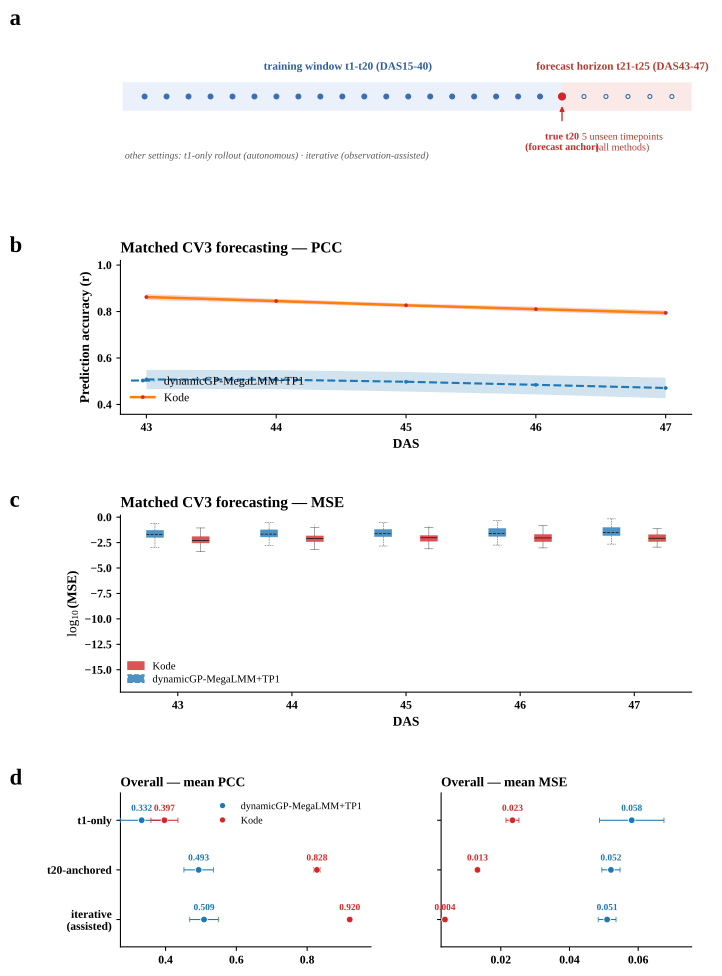

The Python source for this figure:
# -*- coding: utf-8 -*-
"""fig7_extrap_maize.py — 玉米外推 (forecasting) 主图

a  协议示意: 训练 t1-t20 (DAS15-40) / 预测 t21-t25 (DAS43-47) / 真 t20 作 forecast anchor
b  matched-CV3 forecasting PCC   —— 线 + mean±SD ribbon (SD 跨 10 fold-set)
c  matched-CV3 forecasting MSE   —— log10 分组箱线 (逐 trait, 每箱 n = 10 fold-set x 50 traits)
d  三种信息条件总体对照 (paired dot): t1-only / t20-anchored / iterative, 左 PCC 右 MSE, 误差棒 ±SD

数据 (同目录):
  fig7b_cv3_traj_pcc_mse.csv     逐 DAS 的 mean/sd (rec_tk, 两方法)
  fig7c_cv3_bytrait_mse.csv      逐 trait 的 MSE (rec_tk, 两方法)
  fig7d_overall_scenarios.csv    三条件的总体 mean/sd
输出: fig7_extrap_maize.svg (只输出 SVG)
"""
import os, numpy as np, pandas as pd, matplotlib
matplotlib.use("Agg")
import matplotlib.pyplot as plt
from matplotlib.patches import Rectangle, Patch, FancyArrowPatch
from matplotlib.lines import Line2D

HERE = os.path.dirname(os.path.abspath(__file__))
plt.rcParams.update({
    "font.family": "serif", "font.serif": ["Times New Roman", "DejaVu Serif"],
    "mathtext.fontset": "custom", "mathtext.rm": "Times New Roman",
    "mathtext.it": "Times New Roman:italic",
    "font.size": 10, "axes.titlesize": 11.5, "axes.labelsize": 10,
    "axes.linewidth": 0.8, "xtick.labelsize": 8.8, "ytick.labelsize": 8.8,
    "legend.fontsize": 8.8, "savefig.dpi": 300, "figure.dpi": 110, "svg.fonttype": "none",
})
C_K, C_D = "#D62728", "#1F77B4"                      # Kode 红 / dynamicGP 蓝
LAB_K, LAB_D = "Kode", "dynamicGP-MegaLMM+TP1"
FC = [43, 44, 45, 46, 47]

B = pd.read_csv(f"{HERE}/fig7b_cv3_traj_pcc_mse.csv")
C = pd.read_csv(f"{HERE}/fig7c_cv3_bytrait_mse.csv")
Dd = pd.read_csv(f"{HERE}/fig7d_overall_scenarios.csv")

def style(ax, title, ylab=None, xlab=None):
    if ylab: ax.set_ylabel(ylab, fontweight="bold", fontsize=10)
    if xlab: ax.set_xlabel(xlab, fontweight="bold", fontsize=10)
    ax.set_title(title, fontsize=11.5, fontweight="bold", loc="left", pad=6)
    ax.spines["top"].set_visible(False); ax.spines["right"].set_visible(False)
    ax.tick_params(axis="both", which="both", length=3)
    for lab in ax.get_xticklabels() + ax.get_yticklabels(): lab.set_fontweight("bold")

def plabel(ax, lab, dx=-0.097, dy=0.008):
    """面板字母: 用图坐标的同一个 x 放置, 保证 a/b/c/d 左对齐 (各行轴宽度不同, 不能用 transAxes 的相对偏移)."""
    bb = ax.get_position()
    fig.text(bb.x0 + dx, bb.y1 + dy, lab, fontsize=17, fontweight="bold")

fig = plt.figure(figsize=(7.0, 11.0))
gs = fig.add_gridspec(4, 2, height_ratios=[0.82, 1.0, 1.15, 1.0], hspace=0.66, wspace=0.28,
                      left=0.135, right=0.985, top=0.93, bottom=0.065)   # 2026-09-14: 左边界右移, 避免 y 轴标题(含 mathtext)落在 abcd 左侧

# ---------- a) 协议示意 ----------
axa = fig.add_subplot(gs[0, :]); axa.set_xlim(-0.6, 25.4); axa.set_ylim(-1.5, 2.5); axa.axis("off")
axa.add_patch(Rectangle((-0.5, 0.05), 20.0, 0.9, facecolor="#EAF1FA", edgecolor="none", zorder=0))
axa.add_patch(Rectangle((19.5, 0.05), 5.6, 0.9, facecolor="#FBE9E7", edgecolor="none", zorder=0))
axa.text(9.6, 1.35, "training window  t1-t20  (DAS15-40)", ha="center", fontsize=8.4, color="#2C5D9E", fontweight="bold")
axa.text(22.3, 1.35, "forecast horizon  t21-t25  (DAS43-47)", ha="center", fontsize=8.4, color="#B23A2E", fontweight="bold")
for i in range(25):
    axa.plot([i+0.5], [0.5], marker="o", ms=3.6 if i < 20 else 3.0,
             mfc="#3C6DB0" if i < 20 else "white", mec="#3C6DB0", mew=0.9, zorder=3)
axa.plot([19.5], [0.5], marker="o", ms=7.0, mfc=C_K, mec="white", mew=0.8, zorder=5)
axa.add_patch(FancyArrowPatch((19.5, -0.35), (19.5, 0.28), arrowstyle="-|>", mutation_scale=7, lw=1.0, color=C_K, zorder=5))
axa.text(19.5, -0.62, "true t20\n(forecast anchor)", ha="center", va="top", fontsize=7.6, color=C_K, fontweight="bold")
axa.text(22.5, -0.62, "5 unseen timepoints\n(all methods)", ha="center", va="top", fontsize=7.6, color="#B23A2E")
axa.text(-0.4, -1.25, "other settings:  t1-only rollout (autonomous)   ·   iterative (observation-assisted)",
         ha="left", va="top", fontsize=7.4, color="0.35", style="italic")

# ---------- b) PCC (线 + ribbon) ----------
axb = fig.add_subplot(gs[1, :])
for who, col, lab in ((LAB_D, C_D, LAB_D), (LAB_K, C_K, LAB_K)):
    g = B[B.method == who].sort_values("DAS")
    axb.fill_between(g.DAS, g.pcc_mean - g.pcc_sd, g.pcc_mean + g.pcc_sd, color=col, alpha=0.20, lw=0, zorder=2)
    axb.plot(g.DAS, g.pcc_mean, color=col, lw=0.9, marker="o", ms=2.6, mec=col, mfc=col, mew=0.25, label=lab, zorder=3)
style(axb, "Matched CV3 forecasting — PCC", "Prediction accuracy (r)", "DAS")
axb.set_xticks(FC); axb.set_ylim(0.3, 1.0); axb.legend(frameon=False, loc="lower left")

# ---------- c) MSE (log10 分组箱线) ----------
axc = fig.add_subplot(gs[2, :])
for who, col, off, ls in ((LAB_D, C_D, -0.20, "--"), (LAB_K, C_K, +0.20, "-")):
    for i, t in enumerate(FC):
        v = C[(C.method == who) & (C.time == t)]["mse"].values.astype(float)
        v = np.log10(v[np.isfinite(v) & (v > 0)])
        if v.size == 0: continue
        bp = axc.boxplot([v], positions=[i + off], widths=0.15, patch_artist=True, manage_ticks=False,
                         showfliers=True,
                         flierprops=dict(marker="o", markersize=0.8, markerfacecolor="0.35", markeredgecolor="none", alpha=0.12),
                         whiskerprops=dict(linewidth=0.35, color="0.25", linestyle=ls),
                         capprops=dict(linewidth=0.35, color="0.25", linestyle=ls),
                         boxprops=dict(linewidth=0.35, linestyle=ls),
                         medianprops=dict(linewidth=0.6, color="0.1", linestyle=ls))
        bp["boxes"][0].set_facecolor(col); bp["boxes"][0].set_edgecolor(col); bp["boxes"][0].set_alpha(0.80)
style(axc, "Matched CV3 forecasting — MSE", r"$\log_{10}$(MSE)", "DAS")
axc.set_xticks(range(len(FC))); axc.set_xticklabels([str(t) for t in FC])
lg = np.log10(C.mse[C.mse > 0])
axc.set_ylim(np.floor(lg.quantile(0.01)) - 0.2, np.ceil(lg.quantile(0.99)) + 0.2)
axc.legend(handles=[Patch(facecolor=C_K, edgecolor=C_K, alpha=0.80, label=LAB_K),
                    Patch(facecolor=C_D, edgecolor=C_D, alpha=0.80, linestyle="--", label=LAB_D)],
           frameon=False, loc="lower left", fontsize=8.0, handlelength=1.5, borderpad=0.2, labelspacing=0.3)

# ---------- d) 三条件 paired dot ----------
AXP = fig.add_subplot(gs[3, 0]); AXM = fig.add_subplot(gs[3, 1])
SC = [("rec_t1", "t1-only"), ("rec_tk", "t20-anchored"), ("iter", "iterative\n(assisted)")]
ypos = np.arange(len(SC))[::-1]
def paired(ax, metric, xlab, xlim):
    for y, (s, _sl) in zip(ypos, SC):
        a = Dd[(Dd.method == LAB_D) & (Dd.scenario == s)].iloc[0]
        k = Dd[(Dd.method == LAB_K) & (Dd.scenario == s)].iloc[0]
        av, asd = a[f"{metric}_mean"], a[f"{metric}_sd"]
        kv, ksd = k[f"{metric}_mean"], k[f"{metric}_sd"]
        ax.errorbar([av], [y], xerr=[asd], fmt="o", ms=5.0, color=C_D, mec="white", mew=0.6, capsize=2.0, elinewidth=0.8, zorder=3)
        ax.errorbar([kv], [y], xerr=[ksd], fmt="o", ms=5.0, color=C_K, mec="white", mew=0.6, capsize=2.0, elinewidth=0.8, zorder=3)
        ax.text(av, y + 0.19, "%.3f" % av, ha="center", fontsize=7.0, color=C_D, fontweight="bold")
        ax.text(kv, y + 0.19, "%.3f" % kv, ha="center", fontsize=7.0, color=C_K, fontweight="bold")
    ax.set_yticks(ypos); ax.set_yticklabels([s for _k, s in SC], fontsize=8.6)
    ax.set_ylim(-0.55, len(SC) - 0.45); ax.set_xlim(*xlim)
    style(ax, xlab, None, None)
paired(AXP, "pcc", "mean PCC (t21-t25)", (0.25, 1.02))
paired(AXM, "mse", "mean MSE (t21-t25)", (0.0, 0.075))
AXP.set_title("Overall — mean PCC", fontsize=10, fontweight="bold", loc="left", pad=5)
AXM.set_title("Overall — mean MSE", fontsize=10, fontweight="bold", loc="left", pad=5)
AXM.set_yticklabels([])
AXP.legend(handles=[Line2D([], [], marker="o", ls="", ms=5.0, color=C_D, mec="white", label=LAB_D),
                    Line2D([], [], marker="o", ls="", ms=5.0, color=C_K, mec="white", label=LAB_K)],
           frameon=False, loc="upper right", fontsize=7.6)

# ---------- 统一面板字母: 放在全部文本墨迹的最左侧, 保证 a/b/c/d 左对齐且左侧无任何文字 ----------
fig.canvas.draw()
_r = fig.canvas.get_renderer()
_W = fig.get_figwidth() * fig.dpi
_lefts = []
for _ax in fig.axes:
    _arts = (list(_ax.texts) + [_ax.title, _ax.xaxis.label, _ax.yaxis.label]
             + list(_ax.get_xticklabels()) + list(_ax.get_yticklabels()))
    for _t in _arts:
        if _t.get_text().strip():
            _lefts.append(_t.get_window_extent(renderer=_r).x0)
for _t in fig.texts:
    if _t.get_text().strip():
        _lefts.append(_t.get_window_extent(renderer=_r).x0)
for _lab, _ax in [("a", axa), ("b", axb), ("c", axc), ("d", AXP)]:
    fig.text(min(_lefts) / _W - 0.012, _ax.get_position().y1 + 0.008, _lab,
             fontsize=17, fontweight="bold")

out = os.path.join(HERE, "fig7_extrap_maize.svg")
fig.savefig(out, format="svg", bbox_inches="tight")
print("saved ->", out)
